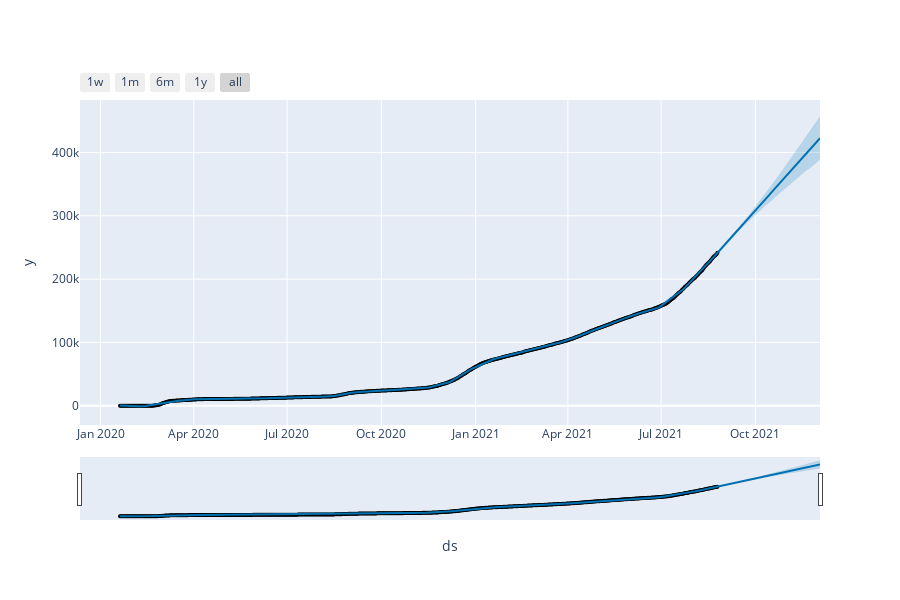

The code cell stored with this chart in its notebook:
### Code cell
fig = plot_plotly(m, forecast)
py.iplot(fig)

### Figure 1 — Plotly figure (JSON) as saved in the notebook; plotly's stock layout.template omitted (floating-point values rounded to 4 significant figures; data arrays with more than 128 entries replaced by an {"elided": "..."} marker saying what was removed)
{"data": [{"marker": {"color": "black", "size": 4}, "mode": "markers", "name": "Actual", "type": "scatter", "x": {"elided": "584 str values"}, "y": {"elided": "584 int values"}}, {"hoverinfo": "skip", "line": {"width": 0}, "mode": "lines", "type": "scatter", "x": {"elided": "684 str values"}, "y": {"elided": "684 float values"}}, {"fill": "tonexty", "fillcolor": "rgba(0, 114, 178, 0.2)", "line": {"color": "#0072B2", "width": 2}, "mode": "lines", "name": "Predicted", "type": "scatter", "x": {"elided": "684 str values"}, "y": {"elided": "684 float values"}}, {"fill": "tonexty", "fillcolor": "rgba(0, 114, 178, 0.2)", "hoverinfo": "skip", "line": {"width": 0}, "mode": "lines", "type": "scatter", "x": {"elided": "684 str values"}, "y": {"elided": "684 float values"}}], "layout": {"height": 600, "showlegend": false, "width": 900, "xaxis": {"rangeselector": {"buttons": [{"count": 7, "label": "1w", "step": "day", "stepmode": "backward"}, {"count": 1, "label": "1m", "step": "month", "stepmode": "backward"}, {"count": 6, "label": "6m", "step": "month", "stepmode": "backward"}, {"count": 1, "label": "1y", "step": "year", "stepmode": "backward"}, {"step": "all"}]}, "rangeslider": {"visible": true}, "title": {"text": "ds"}, "type": "date"}, "yaxis": {"title": {"text": "y"}}}}
